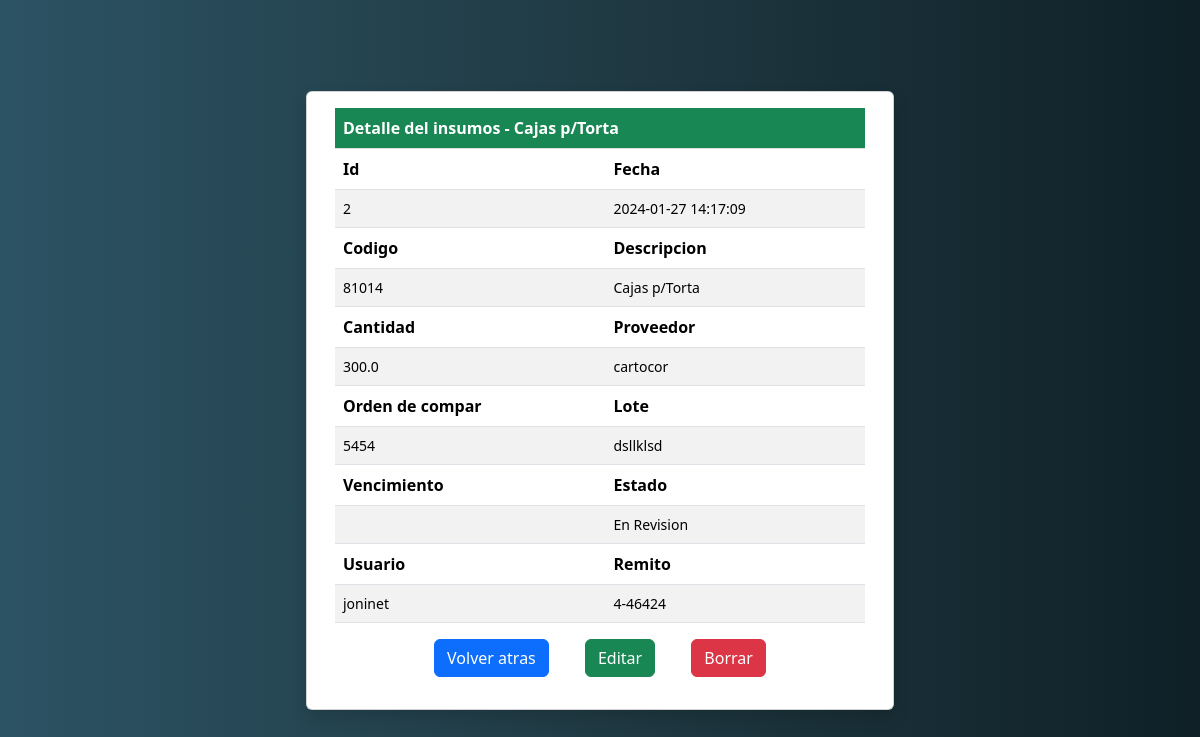
/mostrarIng/2, run on the app's committed database.
### tables this page shows
CREATE TABLE ingresos (
            id INTEGER PRIMARY KEY,
            fecha DATETIME,
            codigo INTEGER,
            descripcion TEXT,
            cantidad REAL,
            proveedor TEXT,
            oc INTEGER,
            lote TEXT,
            vto DATE,
            estado TEXT,
            eliminado BOOLEAN, usuarioIngreso INTEGER, remito TEXT);

### app.py (the view)
@app.route("/mostrarIng/<id_fila>")
def impMostrarIngreso(id_fila):
    return mostrarIngreso(id_fila)

### models/ingresos.py (called while the page is built)
def mostrarIngreso(id_fila):
  db = sql.connect(dbconn)
  ingreso = db.execute("SELECT * FROM ingresos WHERE id = {}".format(id_fila)).fetchone()
  return render_template("mostrarIngreso.html", ingreso=ingreso)

### templates/mostrarIngreso.html (shortened to what this page needs)
<!DOCTYPE html>
<html lang="en">
<head>
    <link href="https://cdn.jsdelivr.net/npm/bootstrap@5.3.2/dist/css/bootstrap.min.css" rel="stylesheet">
</head>
<body>
    <main class="d-flex">
        <div class="container-fluid row m-0 vh-100 justify-content-center align-items-center">
            <div class="card shadow w-50">
                <div class="card-body">
                    <table class="table table-striped m-0">
                        <thead><tr><th class="bg-success text-white">Detalle del insumos - {{ ingreso[3] }}</tr></thead>
                    </table>
                    <table class="table table-striped m-0">
                        <thead>
                            <tr>
                                <th class="centrado">Id</th>
                                <th class="centrado">Fecha</th>
                            </tr>
                            <tbody>
                                <tr>
                                    <td class="centrado small">{{ ingreso[0] }}</td>
                                    <td class="centrado small">{{ ingreso[1] }}</td>
                                </tr>
                            </tbody>
                            <thead>
                                <tr>
                                    <th class="centrado">Codigo</th>
                                    <th class="centrado">Descripcion</th>
                                </tr>
                                <tbody>
                                    <tr>
                                        <td class="centrado small">{{ ingreso[2] }}</td>
                                        <td class="centrado small">{{ ingreso[3] }}</td>
                                    </tr>
                                </tbody>
                            </thead>
                            <thead>
                                <tr>
                                    <th class="centrado">Cantidad</th>
                                    <th class="centrado">Proveedor</th>
                                </tr>
                                <tbody>
                                    <tr>
                                        <td class="centrado small">{{ ingreso[4] }}</td>
                                        <td class="centrado small">{{ ingreso[5] }}</td>
                                    </tr>
                                </tbody>
                            </thead>
                            <thead>
                                <tr>
                                    <th class="centrado">Orden de compar</th>
                                    <th class="centrado">Lote</th>
                                </tr>
                                <tbody>
                                    <tr>
                                        <td class="centrado small">{{ ingreso[6] }}</td>
                                        <td class="centrado small">{{ ingreso[7] }}</td>
                                    </tr>
                                </tbody>
                            </thead>
                            <thead>
                                <tr>
                                    <th class="centrado">Vencimiento</th>
                                    <th class="centrado">Estado</th>
                                </tr>
                                <tbody>
                                    <tr>
                                        <td class="centrado small">{{ ingreso[8] }}</td>
                                        <td class="centrado small">{{ ingreso[9] }}</td>
                                    </tr>
                                </tbody>
                            </thead>
                            <thead>
                                <tr>
                                    <th class="centrado">Usuario</th>
                                    <th class="centrado">Remito</th>
                                </tr>
                                <tbody>
                                    <tr>
                                        <td class="centrado small">{{ ingreso[11] }}</td>
                                        <td class="centrado small">{{ ingreso[12] }}</td>
                                    </tr>
                                </tbody>
                            </thead>
                    </table>
                    <div class="text-center">
                        <a href="javascript:history.back()"><button type="button" class="m-3 btn btn-primary ">Volver atras</button></a>
                        <a href=""><button type="button" class="m-3 btn btn-success">Editar</button></a>
                        <a href=""><button type="button" class="m-3 btn btn-danger">Borrar</button></a>
                    </div>
                </div>
            </div>
        </div>
    </main>
</body>
</html>

### templates/mostrarIngreso.html (style rules this page uses)
body { background: #0F2027; background: -webkit-linear-gradient(to right, #2C5364, #203A43, #0F2027); background: linear-gradient(to right, #2C5364, #203A43, #0F2027); }

### data on the page
ingresos: descripcion "Cajas p/Torta", id "2", fecha "2024-01-27 14:17:09", codigo "81014", cantidad "300.0", proveedor "cartocor", oc "5454", lote "dsllklsd", estado "En Revision", usuarioIngreso "joninet", remito "4-46424"
